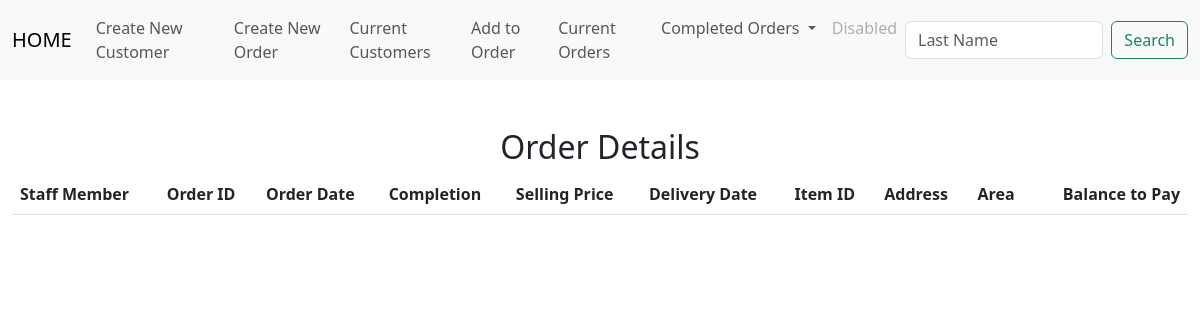
/order_details, run on an earlier commit of the app's database.
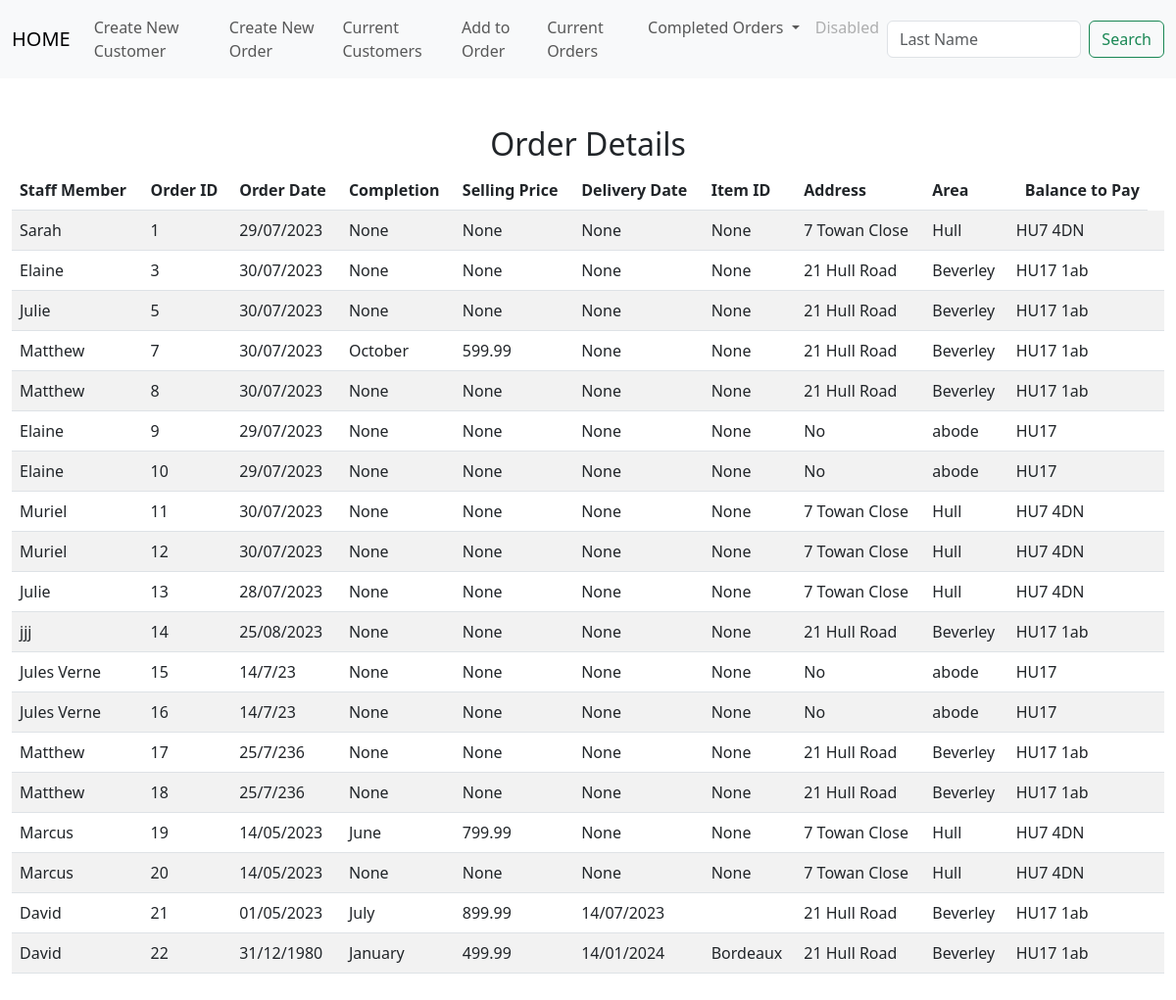
And on a later commit of the database.
### tables this page shows
CREATE TABLE orders(order_id INTEGER PRIMARY KEY AUTOINCREMENT NOT NULL,  cust_id INTEGER, item_id INTEGER, staff_member TEXT, order_date DATETIME, customer_last_name TEXT, completion TEXT, delivery_date DATETIME, item_name TEXT, item_description TEXT, colour_finish TEXT, width INTEGER, depth INTEGER, height INTEGER, extra_details TEXT, selling_price DECIMAL, del_col_take TEXT );

CREATE TABLE customers(id INTEGER PRIMARY KEY AUTOINCREMENT NOT NULL, first_name TEXT, last_name TEXT, address_1 TEXT, address_2 TEXT, address_3 TEXT, postcode TEXT, telephone_1 TEXT, telephone_2 TEXT);

### app.py (the view)
@app.route("/order_details", methods=["GET", "POST"])
def order_details():
    if request.method == "POST":
        order_number = db.execute("SELECT order_id FROM orders ORDER BY order_id DESC LIMIT 1;")
        for row in order_number:
            current = row["order_id"]
            current_order = int(current)
        completion = request.form.get("completion")
        delivery_date = request.form.get("delivery_date")
        item_name = request.form.get("item_name")
        item_description = request.form.get("item_description")
        colour_finish = request.form.get("colour_finish")
        width = request.form.get("width")
        depth = request.form.get("depth")
        height = request.form.get("height")
        extra_details = request.form.get("extra_details")
        selling_price = request.form.get("selling_price")
        del_col_take = request.form.get("del_col_take")
        db.execute("UPDATE orders SET completion = (?), delivery_date = (?), item_name = (?) , item_description = (?), colour_finish = (?), width = (?), depth = (?), height = (?), extra_details = (?), selling_price = (?), del_col_take = (?)  WHERE order_id = (?);", completion, delivery_date, item_name, item_description, colour_finish, width, depth, height, extra_details, selling_price, del_col_take, current_order)
        ord_detail = db.execute("SELECT * FROM orders;")
        return render_template("list_of_orders.html",ord_detail = ord_detail)
    else:
        ord_detail = db.execute("select * from orders join customers on orders.cust_id = customers.id;")
        return render_template("list_of_orders.html", ord_detail = ord_detail)

### app.py (called while the page is built)
@app.after_request
def after_request(response):
    response.headers["Cache-Control"] = "no-cache, no-store, must-revalidate"
    response.headers["Expires"] = 0
    response.headers["Pragma"] = "no-cache"
    return response

### templates/list_of_orders.html (shortened to what this page needs)
{% extends "layout.html" %}
{% block main %}
<div class="section">
    <h2>Order Details</h2>
    <table class="table table-striped">
        <thead>
            <tr>
                <th class="text-start">Staff Member</th>
                <th class="text-start">Order ID</th>
                <th class="text-start">Order Date</th>
                <th class="text-start">Completion</th>
                <th class="text-start">Selling Price</th>
                <th class="text-start">Delivery Date</th>
                <th class="text-start">Item ID</th>
                <th class="text-start">Address</th>
                <th class="text-start">Area</th>
                <th class="text-end">Balance to Pay</th>
            </tr>
        </thead>
        <tbody>
            {% for row in ord_detail %}
            <tr>
                <td class="text-start">{{ row["staff_member"] }}</td>
                <td class="text-start">{{ row["order_id"] }}</td>
                <td class="text-start">{{ row["order_date"] }}</td>
                <td class="text-start">{{ row["completion"] }}</td>
                <td class="text-start">{{ row["selling_price"] }}</td>
                <td class="text-start">{{ row["delivery_date"] }}</td>
                <td class="text-start">{{ row["item_name"] }}</td>
                <td class="text-start">{{ row["address_1"] }}</td>
                <td class="text-start">{{ row["address_3"] }}</td>
                <td class="text-start">{{ row["postcode"] }}</td>
                <td></td>
                </tr>
            {% endfor %}
        </tbody>
    </div>
{% endblock %}

### templates/layout.html (shortened to what this page needs)
<!doctype html>
<html lang="en">
  <head>
    <link href="https://cdn.jsdelivr.net/npm/bootstrap@5.3.0/dist/css/bootstrap.min.css" rel="stylesheet">
  </head>
  <body>
    <nav class="navbar navbar-expand-lg bg-body-tertiary">
        <div class="container-fluid">
          <a class="navbar-brand" href="/">HOME</a>
            <div class="collapse navbar-collapse" id="navbarSupportedContent">
                <ul class="navbar-nav me-auto mb-2 mb-lg-0">
                <li class="nav-item">
                    <li class="nav-item"><a class="nav-link" href="/new_customer">Create New Customer</a></li>
                    <li class="nav-item"><a class="nav-link" href="/customer_order">Create New Order</a></li>
                </li>
                <li class="nav-item">
                    <a class="nav-link" href="/list_of_customers">Current Customers</a>
                    <li class="nav-item"><a class="nav-link" href="/search">Add to Order</a></li>
                    <a class="nav-link" href="/list_of_orders">Current Orders</a>
                </li>
                <li class="nav-item dropdown">
                    <a class="nav-link dropdown-toggle" href="#" role="button" data-bs-toggle="dropdown" aria-expanded="false">
                    Completed Orders
                    </a>
                </li>
                <li class="nav-item">
                    <a class="nav-link disabled">Disabled</a>
                </li>
                </ul>
                <form class="d-flex" role="search">
                <input class="form-control me-2" type="search" placeholder="Last Name" aria-label="Search">
                <button class="btn btn-outline-success" type="submit">Search</button>
                </form>
            </div>
            </div>
        </nav>
      <main class="container-fluid py-5 text-center">
        {% block main %}{% endblock %}
      </main>
  </body>

What changed in the data, as far as the page shows it:
now on this page (row edited): orders: staff_member "Sarah", order_id "1", order_date "29/07/2023", completion "None", selling_price "None", delivery_date "None", item_name "None", address_1 "7 Towan Close", address_3 "Hull", postcode "HU7 4DN"
now on this page (row edited): orders: staff_member "Elaine", order_id "3", order_date "30/07/2023", completion "None", selling_price "None", delivery_date "None", item_name "None", address_1 "21 Hull Road", address_3 "Beverley", postcode "HU17 1ab"
added orders: staff_member "Julie", order_id "5", order_date "30/07/2023", completion "None", selling_price "None", delivery_date "None", item_name "None", address_1 "21 Hull Road", address_3 "Beverley", postcode "HU17 1ab"
added orders: staff_member "Matthew", order_id "7", order_date "30/07/2023", completion "October", selling_price "599.99", delivery_date "None", item_name "None", address_1 "21 Hull Road", address_3 "Beverley", postcode "HU17 1ab"
added orders: staff_member "Matthew", order_id "8", order_date "30/07/2023", completion "None", selling_price "None", delivery_date "None", item_name "None", address_1 "21 Hull Road", address_3 "Beverley", postcode "HU17 1ab"
added orders: staff_member "Elaine", order_id "9", order_date "29/07/2023", completion "None", selling_price "None", delivery_date "None", item_name "None", address_1 "No", address_3 "abode", postcode "HU17"
added orders: staff_member "Elaine", order_id "10", order_date "29/07/2023", completion "None", selling_price "None", delivery_date "None", item_name "None", address_1 "No", address_3 "abode", postcode "HU17"
added orders: staff_member "Muriel", order_id "11", order_date "30/07/2023", completion "None", selling_price "None", delivery_date "None", item_name "None", address_1 "7 Towan Close", address_3 "Hull", postcode "HU7 4DN"
added orders: staff_member "Muriel", order_id "12", order_date "30/07/2023", completion "None", selling_price "None", delivery_date "None", item_name "None", address_1 "7 Towan Close", address_3 "Hull", postcode "HU7 4DN"
added orders: staff_member "Julie", order_id "13", order_date "28/07/2023", completion "None", selling_price "None", delivery_date "None", item_name "None", address_1 "7 Towan Close", address_3 "Hull", postcode "HU7 4DN"
added orders: staff_member "jjj", order_id "14", order_date "25/08/2023", completion "None", selling_price "None", delivery_date "None", item_name "None", address_1 "21 Hull Road", address_3 "Beverley", postcode "HU17 1ab"
added orders: staff_member "Jules Verne", order_id "15", order_date "14/7/23", completion "None", selling_price "None", delivery_date "None", item_name "None", address_1 "No", address_3 "abode", postcode "HU17"
added orders: staff_member "Jules Verne", order_id "16", order_date "14/7/23", completion "None", selling_price "None", delivery_date "None", item_name "None", address_1 "No", address_3 "abode", postcode "HU17"
added orders: staff_member "Matthew", order_id "17", order_date "25/7/236", completion "None", selling_price "None", delivery_date "None", item_name "None", address_1 "21 Hull Road", address_3 "Beverley", postcode "HU17 1ab"
added orders: staff_member "Matthew", order_id "18", order_date "25/7/236", completion "None", selling_price "None", delivery_date "None", item_name "None", address_1 "21 Hull Road", address_3 "Beverley", postcode "HU17 1ab"
added orders: staff_member "Marcus", order_id "19", order_date "14/05/2023", completion "June", selling_price "799.99", delivery_date "None", item_name "None", address_1 "7 Towan Close", address_3 "Hull", postcode "HU7 4DN"
added orders: staff_member "Marcus", order_id "20", order_date "14/05/2023", completion "None", selling_price "None", delivery_date "None", item_name "None", address_1 "7 Towan Close", address_3 "Hull", postcode "HU7 4DN"
added orders: staff_member "David", order_id "21", order_date "01/05/2023", completion "July", selling_price "899.99", delivery_date "14/07/2023", address_1 "21 Hull Road", address_3 "Beverley", postcode "HU17 1ab"
added orders: staff_member "David", order_id "22", order_date "31/12/1980", completion "January", selling_price "499.99", delivery_date "14/01/2024", item_name "Bordeaux", address_1 "21 Hull Road", address_3 "Beverley", postcode "HU17 1ab"
